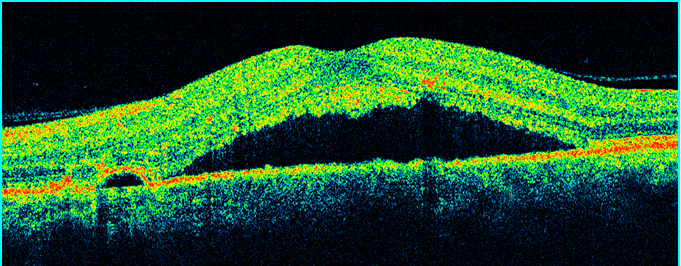
#> input picture csr.jpg, 681 x 266 px
$ python tutorial.py
#> lines starting #> are read from the running program, lines starting #| are printed output that depends on the picture
import cv2
import numpy as np
import matplotlib.pyplot as plt

img = cv2.imread('csr.jpg', 1) #img name here
#> img is the input picture: shape (266, 681, 3); mean B, G, R 40.8, 78.9, 29
gray = cv2.cvtColor(img, cv2.COLOR_BGR2GRAY)
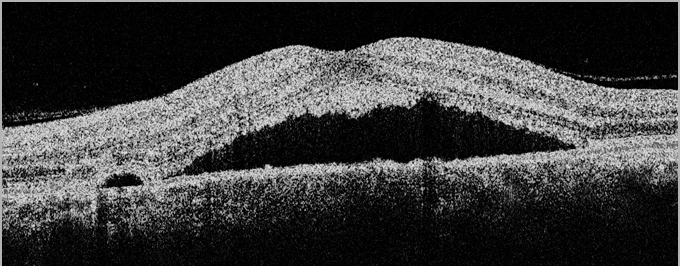
#> gray: shape (266, 681); min 0, max 255, mean 59.6
cv2.imshow("Original", img)

# initialize the AKAZE descriptor, then detect keypoints and extract
# local invariant descriptors from the image
detector = cv2.AKAZE_create()
(kps, descs) = detector.detectAndCompute(gray, None)
#> kps = 1131 keypoints; strongest (x, y, size): (416, 164, 8.1), (130, 179, 11.4), (111, 192, 8.1), (415, 165, 11.4)
print("keypoints: {}, descriptors: {}".format(len(kps), descs.shape))
#| keypoints: 1131, descriptors: (1131, 61)

# draw the keypoints and show the output image
cv2.drawKeypoints(gray, kps, img, (0, 255, 0))
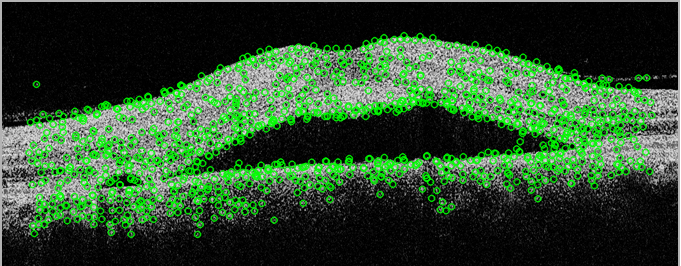
#> img: shape (266, 681, 3); mean B, G, R 45.8, 76.9, 45.8

cv2.imshow('image', img)
cv2.waitKey(0)
cv2.destroyAllWindows()
